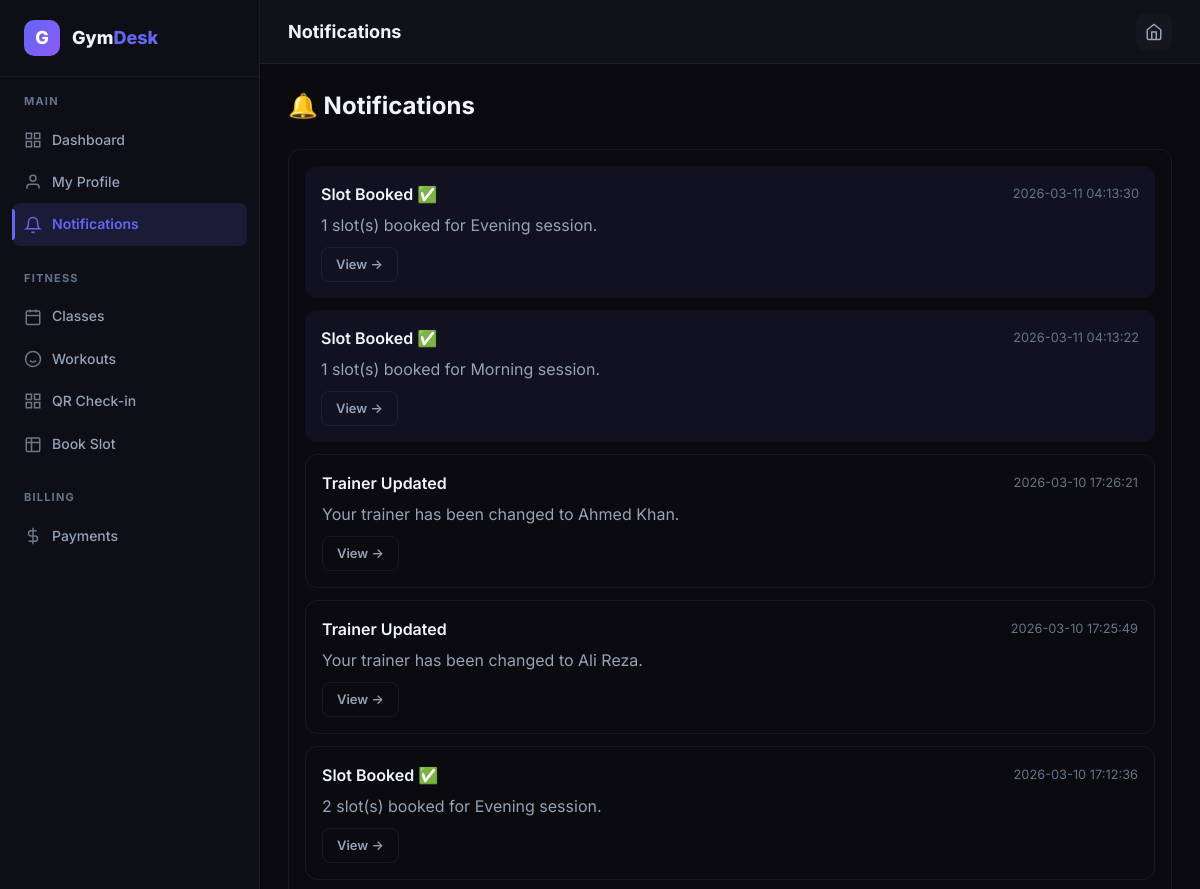
/member/notifications (signed in, upper part), run on an earlier commit of the app's database.
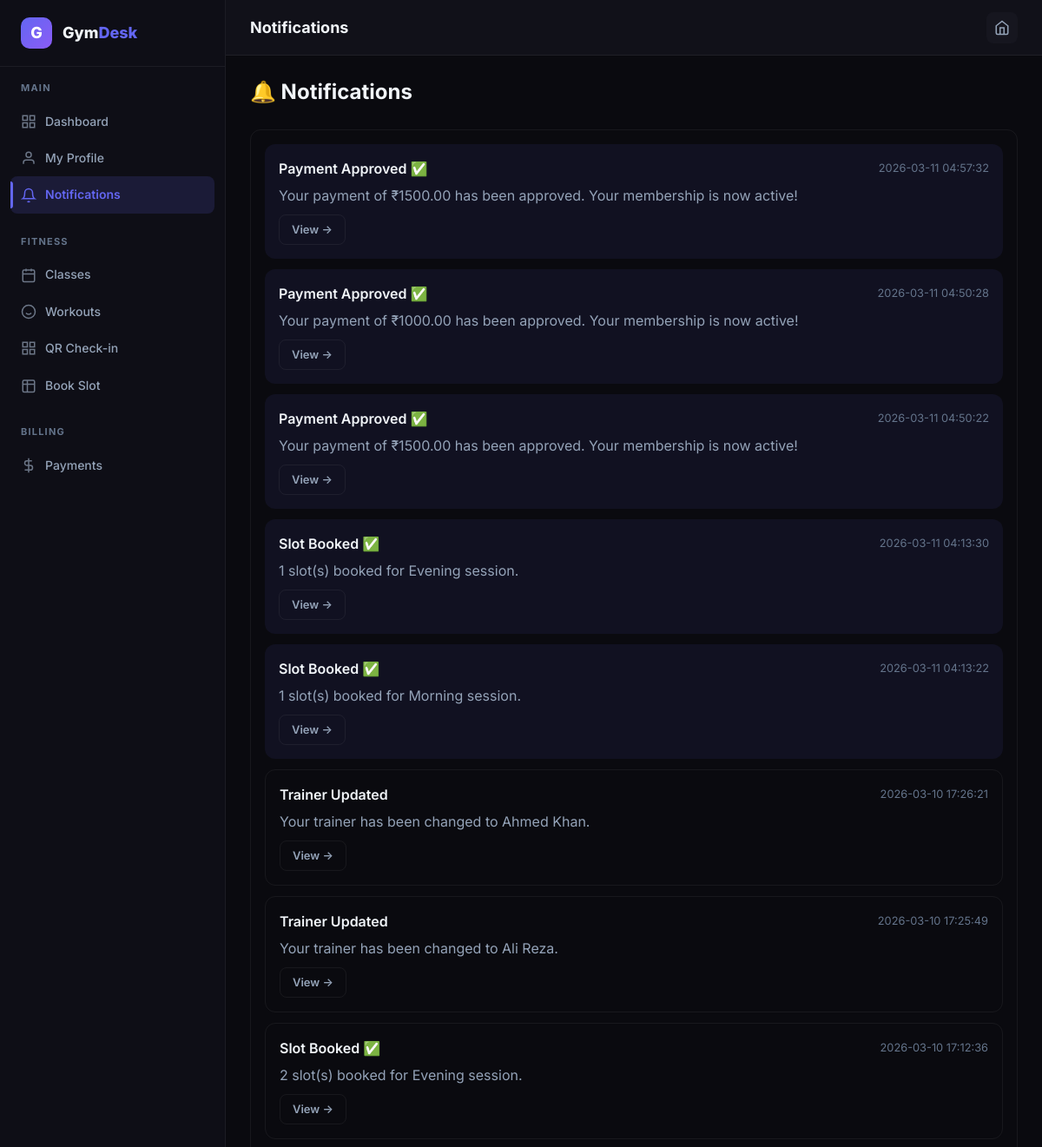
And on a later commit of the database.
### tables this page shows
CREATE TABLE notifications (
            id INTEGER PRIMARY KEY AUTOINCREMENT,
            user_id INTEGER NOT NULL,
            title TEXT NOT NULL,
            message TEXT,
            is_read INTEGER DEFAULT 0,
            link TEXT,
            created_at TIMESTAMP DEFAULT CURRENT_TIMESTAMP,
            FOREIGN KEY (user_id) REFERENCES users(id)
        );

### backend/routes/member.py (the view)
@member_bp.route('/notifications')
@login_required
@member_required
def notifications():
    db = get_db()
    notifs = db.execute('''
        SELECT * FROM notifications WHERE user_id = ?
        ORDER BY created_at DESC LIMIT 50
    ''', (current_user.id,)).fetchall()
    db.execute('UPDATE notifications SET is_read = 1 WHERE user_id = ? AND is_read = 0',
               (current_user.id,))
    db.commit()
    db.close()
    return render_template('member/notifications.html', notifications=notifs)

### backend/app.py (called while the page is built)
    @property
    def is_authenticated(self):
        return True

### backend/database.py (called while the page is built)
def get_db():
    conn = sqlite3.connect(Config.DATABASE)
    conn.row_factory = sqlite3.Row
    conn.execute("PRAGMA foreign_keys = ON")
    return conn

### frontend/templates/member/notifications.html
{% extends "dashboard_base.html" %}{% block title %}Notifications{% endblock %}{% block page_title %}Notifications{%
endblock %}
{% block sidebar_nav %}{% include "member/_sidebar.html" %}{% endblock %}
{% block content %}
<div class="page-header">
    <h1>🔔 Notifications</h1>
</div>
{% if notifications %}
<div class="table-wrapper">
    <div style="display:flex;flex-direction:column;gap:12px;padding:16px;">
        {% for n in notifications %}
        <div
            style="padding:16px;border-radius:12px;background:{% if n['is_read'] %}var(--card-bg){% else %}rgba(99,102,241,0.08){% endif %};border:1px solid {% if n['is_read'] %}var(--border-color){% else %}var(--primary){% endif %};">
            <div style="display:flex;justify-content:space-between;align-items:center;margin-bottom:6px;">
                <span class="font-semibold">{{ n['title'] }}</span>
                <span class="text-muted" style="font-size:0.8rem;">{{ n['created_at'] }}</span>
            </div>
            <p style="margin:0;color:var(--text-secondary);">{{ n['message'] }}</p>
            {% if n['link'] %}<a href="{{ n['link'] }}" class="btn btn-ghost btn-sm" style="margin-top:8px;">View
                →</a>{% endif %}
        </div>
        {% endfor %}
    </div>
</div>
{% else %}
<div class="empty-state">
    <h3>No notifications</h3>
    <p>You're all caught up! 🎉</p>
</div>
{% endif %}
{% endblock %}

What changed in the data, as far as the page shows it:
added notifications: title "Payment Approved ✅", created_at "2026-03-11 04:57:32", message "Your payment of ₹1500.00 has been approved. Your membership is now active!"
added notifications: title "Payment Approved ✅", created_at "2026-03-11 04:50:28", message "Your payment of ₹1000.00 has been approved. Your membership is now active!"
added notifications: title "Payment Approved ✅", created_at "2026-03-11 04:50:22", message "Your payment of ₹1500.00 has been approved. Your membership is now active!"
